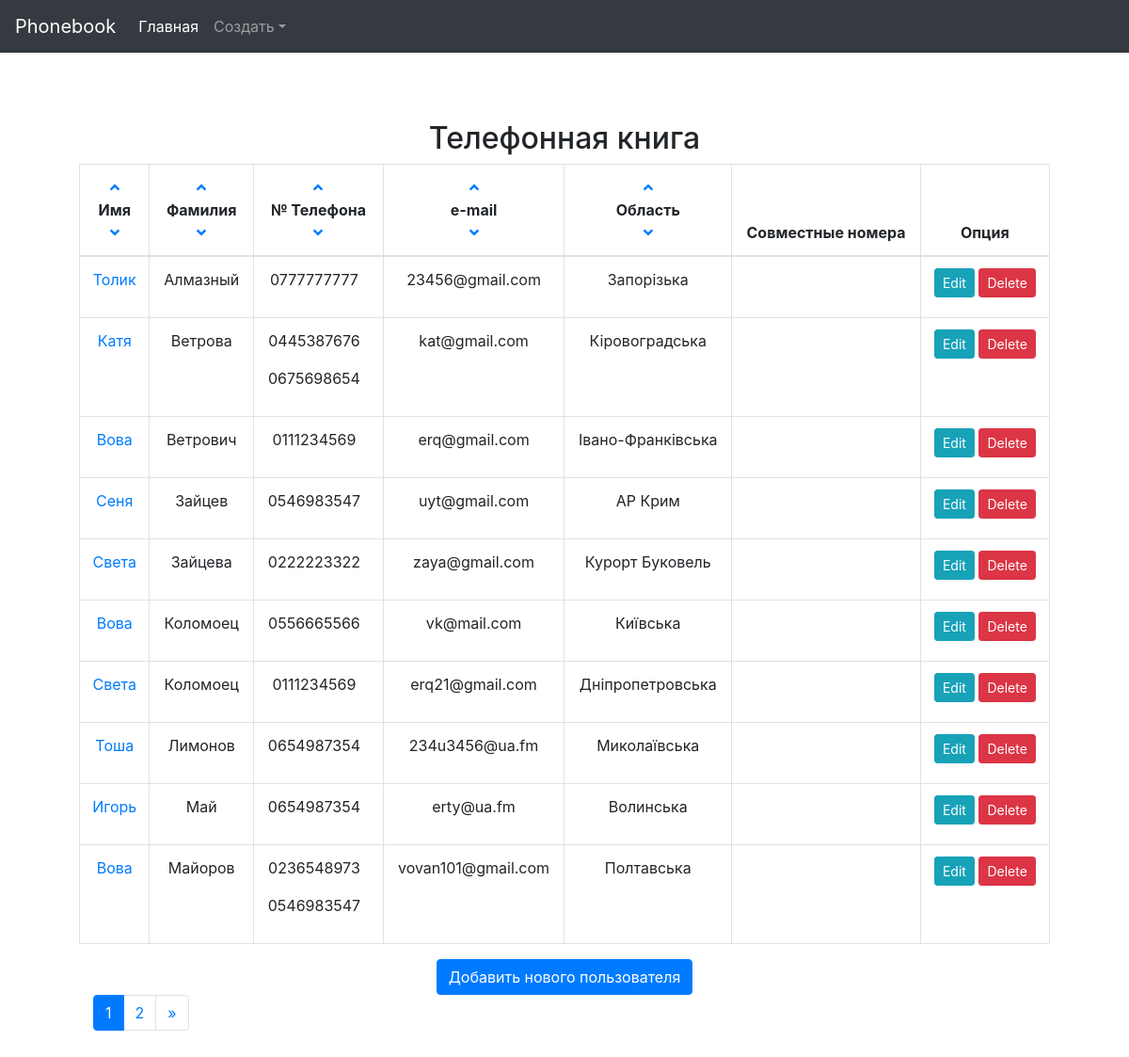
Before: / with the older database file.
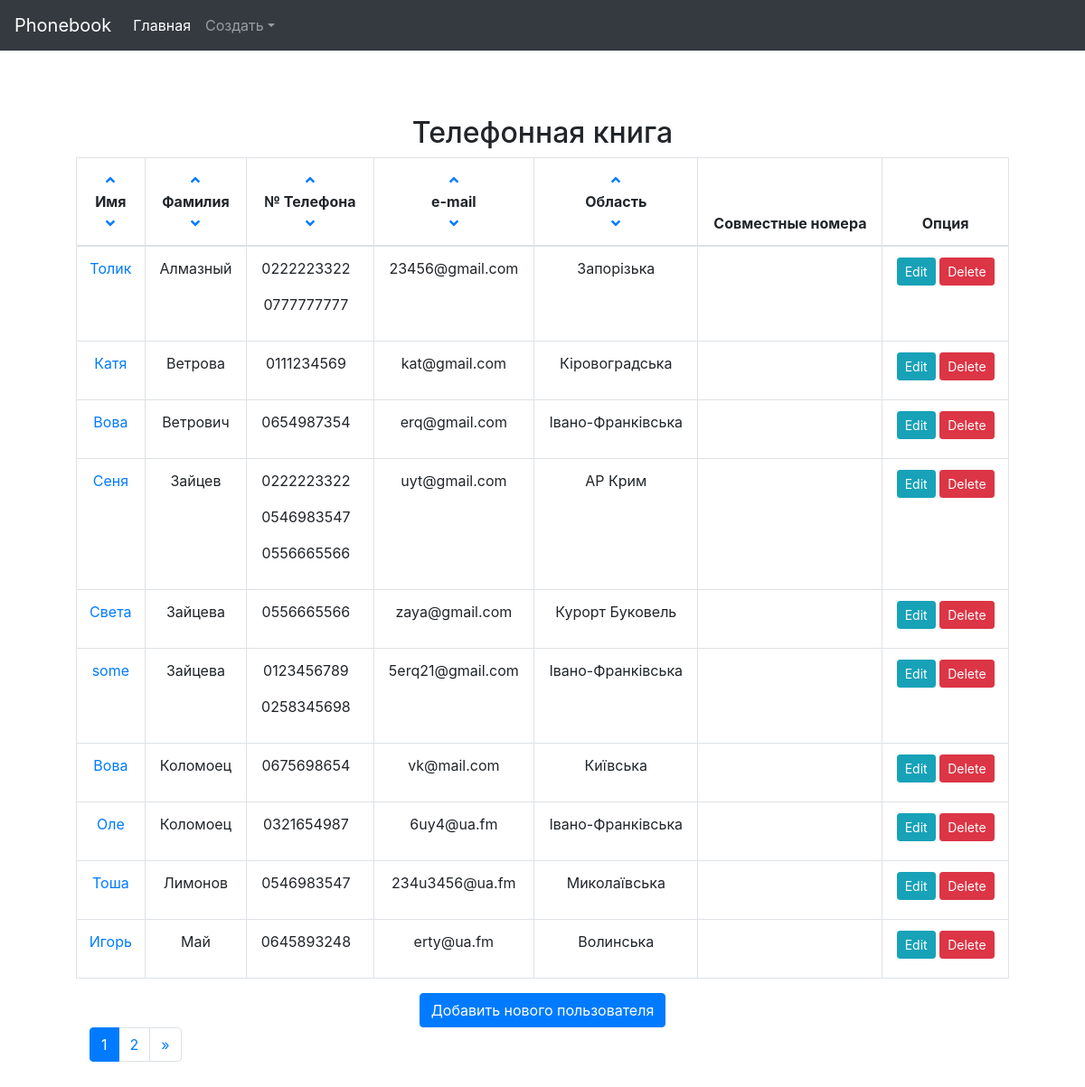
After: the same page with the newer database file.
### subscribers/models.py (models this page shows, shortened)
class Person(models.Model):
    name = models.CharField(max_length=100, verbose_name='Имя')
    last_name = models.CharField(max_length=100, verbose_name='Фамилия')
    email = models.EmailField(unique=True)
    region = models.ForeignKey(Region, verbose_name='Область', on_delete=models.CASCADE)
    phones = models.ManyToManyField(Phone, verbose_name='Телефон')
    class Meta:
        verbose_name = 'Абонент'
        verbose_name_plural = 'Абоненты'
        ordering = ['last_name']

class Phone(models.Model):
    number = models.CharField(max_length=10, unique=True, )
    class Meta:
        verbose_name = 'Телефон'
        verbose_name_plural = 'Телефоны'
        ordering = ['number']
    def __str__(self):
        return str(self.number)

class Region(models.Model):
    name = models.CharField(max_length=50, verbose_name = 'Область')
    class Meta:
        verbose_name = 'Область'
        verbose_name_plural = 'области'
        ordering = ['name']

### subscribers/views.py (the view)
# urls.py: 2. Add a URL to urlpatterns:  url(r'^$', views.home, name='home')
def home(request, page_number=1):
    sort = request.GET.get('sort', 'last_name')
    if sort not in SORT_LIST:
        sort = 'last_name'
    all_persons = Person.objects.all().order_by(sort)
    current_page = Paginator(all_persons, 10)
    try:
        item_list = current_page.page(page_number)
    except InvalidPage:
        return redirect('home', page_number=1)
    context = {
            'objects_list': item_list,
            'page_number': page_number
        }
    return render(request, 'subscribers/home.html', context)

### subscribers/templates/subscribers/home.html (shortened to what the changed rows need)
{% extends 'base.html' %}
{%load staticfiles%}
{% block content %}
<div  class="container">
    <h2 class="centr"><span>Телефонная книга</span></h2>
   <div class="row">
        <div class="col">
            <table class="table table-bordered">
                <thead>
                    <tr>
                    <th scope="col">
                        <a href="{%url 'home' %}?sort=name"><i class="fas fa-angle-up"></i></a><br/>
                        &nbsp;Имя&nbsp;<br/>
                        <a href="{%url 'home' %}?sort=-name"><i class="fas fa-angle-down"></i></a>
                    </th>
                    <th scope="col">
                        <a href="{%url 'home' %}?sort=last_name"><i class="fas fa-angle-up"></i></a><br/>
                        &nbsp;Фамилия&nbsp;<br/>
                        <a href="{%url 'home' %}?sort=-last_name"><i class="fas fa-angle-down"></i></a>
                    </th>
                    <th scope="col">
                        <a href="{%url 'home' %}?sort=phones__number"><i class="fas fa-angle-up"></i></a><br/>
                        &nbsp;№ Телефона&nbsp;<br/>
                        <a href="{%url 'home' %}?sort=-phones__number"><i class="fas fa-angle-down"></i></a>
                    </th>
                    <th scope="col">
                        <a href="{%url 'home' %}?sort=email"><i class="fas fa-angle-up"></i></a><br/>
                        &nbsp;e-mail&nbsp;<br/>
                        <a href="{%url 'home' %}?sort=-email"><i class="fas fa-angle-down"></i></a>
                    </th>
                    <th scope="col">
                        <a href="{%url 'home' %}?sort=region__name"><i class="fas fa-angle-up"></i></a><br/>
                        &nbsp;Область&nbsp;<br/>
                        <a href="{%url 'home' %}?sort=-region__name"><i class="fas fa-angle-down"></i></a>
                    </th>
                    <th scope="col"> Совместные номера</th>
                    <th scope="col"> Опция</th>
                    </tr>
                </thead>
                <tbody>
                    {% for object in objects_list %}
                        <tr>
                            <td ><a href="{%url 'detail' pk=object.id %}">{{ object.name }} </a></td>
                            <td> {{ object.last_name }}</td>
                            <td>{% for phone in object.phones.all %} <p>{{phone}} &nbsp;</p> {% endfor %}</td>
                            <td>{{ object.email }}</td>
                            <td>{{ object.region.name }}</td>
                            <td>
                                </td>
                            <td>
                            <a href="{%url 'update' pk=object.id %}"><button type="button" class='btn btn-info btn-sm' >Edit</button></a>
                            <a href="{%url 'delete' pk=object.id %}"><button type="button" class='btn btn-danger btn-sm' >Delete</button></a>
                            </td>
                        </tr>
                    {% endfor %}
                </tbody>
            </table>
            <div id="navigation" class="container">
                <div class="row">
                    <div class="col-md-3">
                        <nav aria-label="Page navigation example">
                            <ul class="pagination">
                                    {% for page in objects_list.paginator.page_range %}
                                        {% if page == objects_list.number %}
                                            <li class="page-item active">
                                                <a class="page-link" href="#">{{page}} <span class="sr-only">(current)</span></a>
                                            </li>
                                        {% else %}
                                            <li class="page-item">
                                                <a class="page-link" href="{% url 'home' page %}?sort={{request.GET.sort}}">
                                                {{page}}
                                                </a>
                                            </li>
                                        {% endif %}
                                    {% endfor %}
                            </ul>
                        </nav>
                    </div>
                </div>
            </div>
        </div>
    </div>
</div>
{% endblock %}

Changed rows visible on the page:
removed Person: name "Света", last_name "Коломоец", email "erq21@gmail.com", region.name "Дніпропетровська", Phone (number "0111234569")
no longer on this page (row unchanged): Person: name "Вова", last_name "Майоров", email "vovan101@gmail.com", region.name "Полтавська", Phone (number "0546983547")
no longer on this page (row unchanged): Phone: number "0236548973", shown under "Вова"
changed Person "Толик": gains Phone (number "0222223322")
changed Person "Катя": loses Phone (number "0445387676"); gains Phone (number "0111234569"); loses Phone (number "0675698654")
changed Person "Ветрович": gains Phone (number "0654987354"); loses Phone (number "0111234569")
changed Person "Сеня": gains Phone (number "0222223322"); gains Phone (number "0556665566")
changed Person "Света": gains Phone (number "0556665566"); loses Phone (number "0222223322")
added Person: name "some", last_name "Зайцевa", email "5erq21@gmail.com", region.name "Івано-Франківська"
added Phone: number "0123456789", shown under "some"
added Phone: number "0258345698", shown under "some"
changed Person "vk@mail.com": gains Phone (number "0675698654"); loses Phone (number "0556665566")
added Person: name "Оле", last_name "Коломоец", email "6uy4@ua.fm", region.name "Івано-Франківська"
added Phone: number "0321654987", shown under "Оле"
changed Person "Тоша": gains Phone (number "0546983547"); loses Phone (number "0654987354")
changed Person "Игорь": gains Phone (number "0645893248"); loses Phone (number "0654987354")
